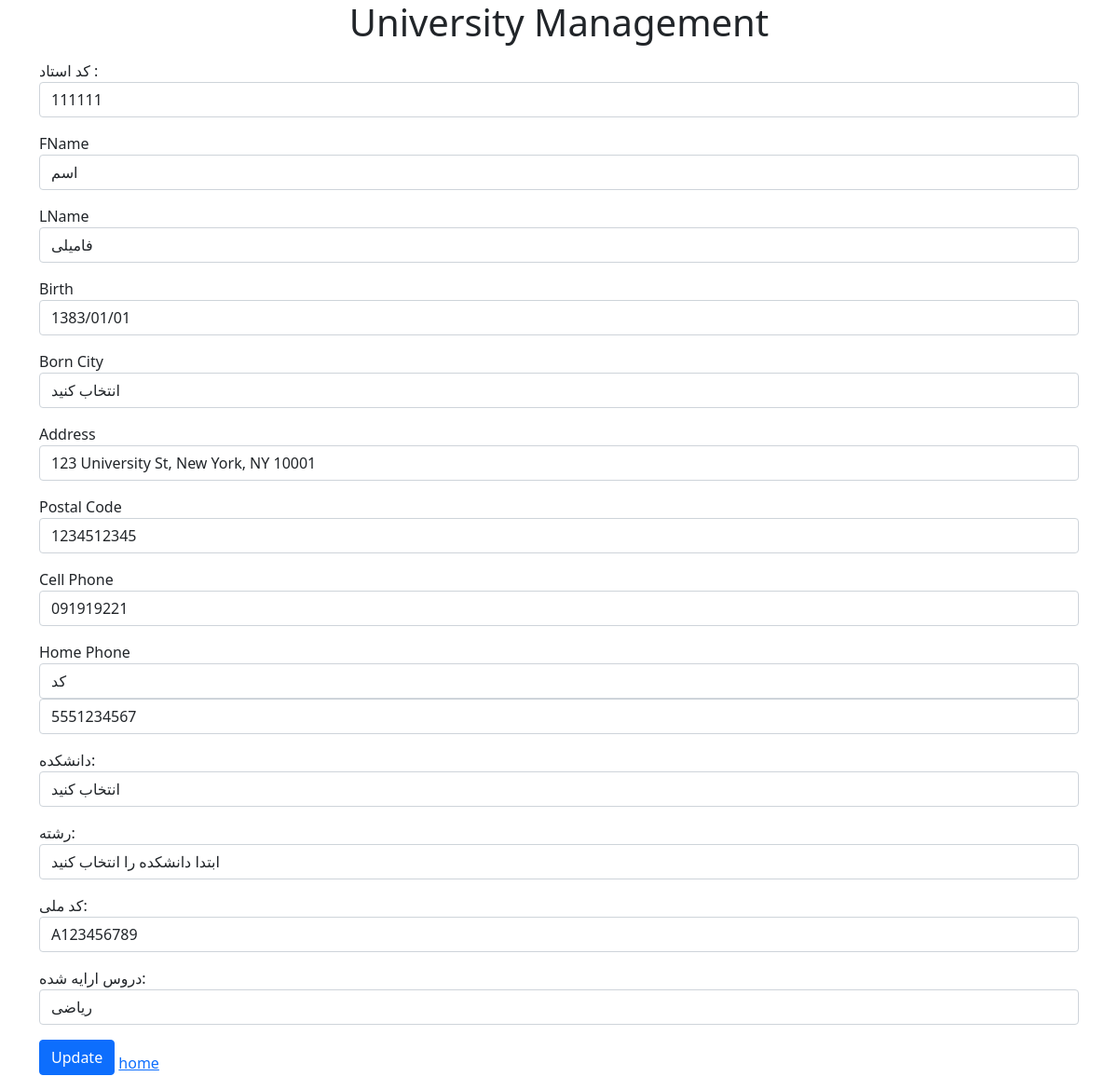
The page /edit_professor/1 on the database its author committed.
### models.py (models this page shows, shortened)
class professor(Base):
    __tablename__ = 'professors'
    id = Column(Integer, primary_key=True, index=True)
    lid = Column(String(6), nullable=False)
    pfn = Column(String(10), nullable=False)
    pln = Column(String(10), nullable=False)
    pbirth = Column(String(10), nullable=False)
    pborncity = Column(String(150), nullable=False)
    paddress = Column(String(100), nullable=False)
    ppostalcode = Column(String(10), nullable=False)
    pcp = Column(String(11), nullable=False)
    php = Column(String(10), nullable=False)
    php_number = Column(String(10), nullable=False)
    pd = Column(String(50), nullable=False)
    pm = Column(String(50), nullable=False)
    pnid = Column(String(10), nullable=False)
    pscid = Column(String(150), nullable=False)

### main.py (the view)
@app.get("/edit_professor/{user_id}")
async def edit_professor(request: Request, user_id: int, db: Session = Depends(get_db)):
    professor = db.query(models.professor).filter(models.professor.id == user_id).first()
    return templates.TemplateResponse("editprof.html", {"request": request, "user": professor})

### templates/editprof.html (shortened to what this page needs)
{% extends 'base.html' %}
{% block content %}
<form action="/update_professor/{{ user.id }}" method="post" onsubmit="return validateForm()">
    <div class="mb-3">
        <label>کد استاد :</label>
        <input type="text" name="lid" placeholder="lid" class="form-control" maxlength="5" value="{{ user.lid }}" />
    </div>
    <div class="mb-3">
        <label>FName</label>
        <input type="text" name="pfn" placeholder="FName" class="form-control" value="{{ user.pfn }}" />
    </div>
    <div class="mb-3">
        <label>LName</label>
        <input type="text" name="pln" placeholder="LName" class="form-control" value="{{ user.pln }}" />
    </div>
    <div class="mb-3">
        <label>Birth</label>
        <input type="text" name="pbirth" placeholder="Birth" class="form-control" value="{{ user.pbirth }}" />
    </div>
    <div class="mb-3">
        <label>Born City</label>
        <select id="pborncity" name="pborncity" class="form-control" required autocomplete="off">
            <option value="" disabled selected>انتخاب کنید</option>
        </select>
    </div>
    <div class="mb-3">
        <label>Address</label>
        <input type="text" name="paddress" placeholder="Address" class="form-control" value="{{ user.paddress }}" />
    </div>
    <div class="mb-3">
        <label>Postal Code</label>
        <input type="text" id="ppostalcode" name="ppostalcode" placeholder="Postal Code" class="form-control" value="{{ user.ppostalcode }}" />
    </div>
    <div class="mb-3">
        <label>Cell Phone</label>
        <input type="text" id="pcp" name="pcp" placeholder="Cell Phone" class="form-control" value="{{ user.pcp }}" />
    </div>
    <div class="mb-3">
        <label>Home Phone</label>
        <select id="php" name="php" class="form-control" required autocomplete="off">
            <option value="" disabled selected>کد</option>
        </select>
        <input type="text" id="php_number" name="php_number" required autocomplete="off" maxlength="8" placeholder="شماره" class="form-control" value="{{ user.php_number }}" />
    </div>
    <div class="mb-3">
        <label for="pd">دانشکده:</label>
        <select id="pd" name="pd" class="form-control" required  value="{{ user.pd }}">
            <option value="" disabled selected>انتخاب کنید</option>
        </select>
    </div>
    <div class="mb-3">
        <label>رشته:</label>
        <select id="pm" name="pm" class="form-control" required  value="{{ user.pm }}">
            <option value="" disabled selected>ابتدا دانشکده را انتخاب کنید</option>
        </select>
    </div>
    <div class="mb-3">
        <label>کد ملی:</label>
        <input type="text" id="pnid" name="pnid" placeholder="NID" class="form-control" value="{{ user.pnid }}" />
    </div>
    <div class="mb-3">
        <label>دروس ارایه شده:</label>
        <input type="text" name="pscid" placeholder="pSCs" class="form-control"  value="{{ user.pscid }}"/>
    </div>
    <input type="submit" value="Update" class="btn btn-primary mb-3" />
    <a href="/">home</a>
</form>
{% endblock content %}

### rows shown on the page
professor: lid "111111", pfn "اسم", pln "فامیلی", pbirth "1383/01/01", paddress "123 University St, New York, NY 10001", ppostalcode "1234512345", pcp "091919221", php_number "5551234567", pnid "A123456789", pscid "ریاضی"
